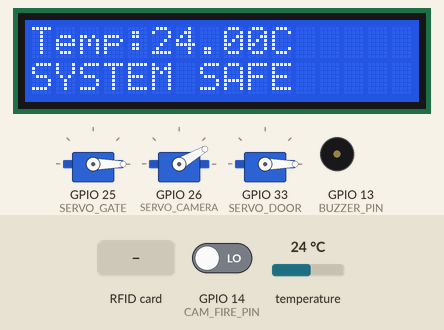
A sketch run on a simulated ESP32. Parts: 16×2 character LCD, 3 × servo, buzzer (waves = sounding, pin HIGH). Inputs (shaded band) come from the test bench; at power-on: temperature 24 °C, GPIO 14 (CAM_FIRE_PIN) LOW. WiFi joins after 1.5 s; servers stay silent unless stated; uploads are accepted with an empty reply; what the sketch prints to the serial monitor is not drawn.

Above: at 5.0 s.
5.1 s: RFID card 5E 7A 19 C4 held to the reader
At 7.1 s:
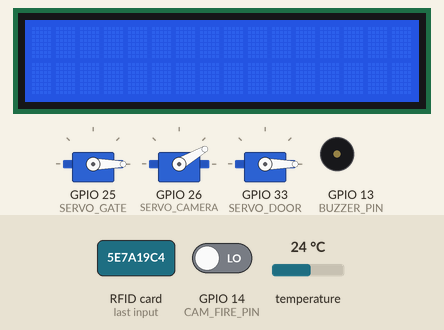
9.0 s: RFID card 63 16 93 28 held to the reader
At 10.7 s:
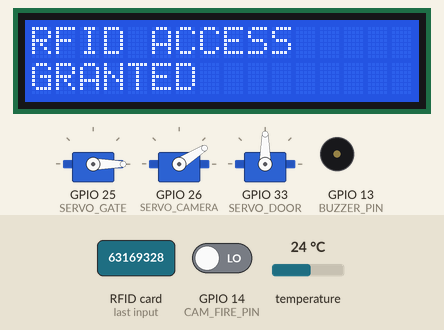
13.0 s: temperature set to 12 °C
At 15.1 s:
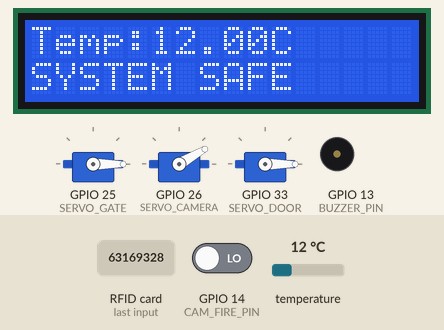
15.3 s: temperature set to 19 °C
At 17.0 s:
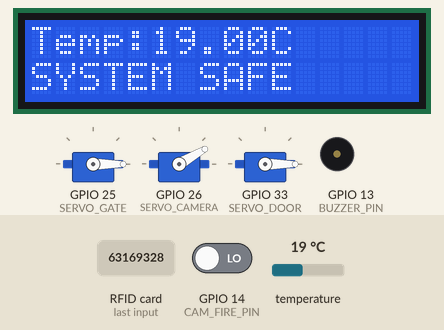
19.3 s: temperature set to 28 °C
At 21.6 s:
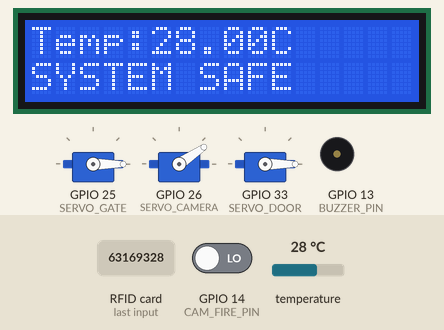
Timing chart, 0 to 23.6 s (numbered marks = the images above; inputs shaded):
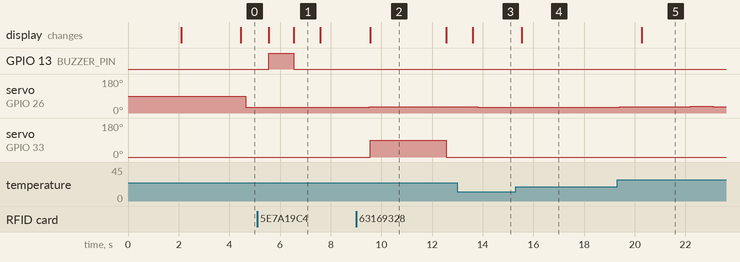

Measured:
- after the input at 5.1 s, GPIO 13 (BUZZER_PIN): LOW → HIGH after 0.45 s, → LOW 1.0 s later; servo on GPIO 26 (SERVO_CAMERA): 30° → 31° after 3.6 s; the display: first changes after 0.45 s (image 1 shows a later state)
- after the input at 9.0 s, servo on GPIO 26 (SERVO_CAMERA): goes on until 9.5 s, then stays 32°; servo on GPIO 33 (SERVO_DOOR): 0° → 90° after 0.55 s, → 0° 3.0 s later; the display: changes after 0.55 s (image 2)
- after the input at 13.0 s, the display: changes after 0.60 s (image 3)
- after the input at 15.3 s, the display: changes after 0.23 s (image 4)
- after the input at 19.3 s, the display: changes after 0.98 s (image 5)
- what the display in image 1 shows lasts 1.1 s, from 6.5 s to 7.6 s
- what the display in image 2 shows lasts 3.0 s, from 9.6 s to 12.6 s

The sketch:

ESP32_Master_HTTP.ino
```cpp
#include <WiFi.h>
#include <esp_now.h>
#include <esp_wifi.h>
#include <OneWire.h>
#include <DallasTemperature.h>
#include <ESP32Servo.h>
#include <MFRC522.h>
#include <SPI.h>
#include <Wire.h>
#include <LiquidCrystal_I2C.h>
#include <HTTPClient.h>
#include <ArduinoJson.h>

/* API CONFIGURATION */
const char* API_URL_SENSOR = "http://YOUR_SERVER_IP:5000/api/sensors/update";
const char* API_URL_RFID = "http://YOUR_SERVER_IP:5000/api/logs/rfid";

/* LCD */
LiquidCrystal_I2C lcd(0x27, 16, 2);

/* WIFI */
char ssid[] = "Smriky crush";
char pass[] = "niranjan222";

/* PINS */
#define TEMP_PIN 4
#define CAM_FIRE_PIN 14
#define SERVO_GATE 25
#define SERVO_CAMERA 26
#define SERVO_DOOR 33
#define RFID_SS 5
#define RFID_RST 27
#define BUZZER_PIN 13

/* OBJECTS */
Servo gateServo;
Servo camServo;
Servo doorServo;
OneWire oneWire(TEMP_PIN);
DallasTemperature sensors(&oneWire);
MFRC522 rfid(RFID_SS, RFID_RST);

/* DATA STRUCTURES */
typedef struct {
  int id;
  int gas;
  int flame;
} Data;

Data incoming;

typedef struct {
  int fire;
  int gas;
} Alert;

Alert alert;

/* WEARABLE MAC */
uint8_t wearable1[] = {0x1C, 0xDB, 0xD4, 0x3B, 0x28, 0x88};
uint8_t wearable2[] = {0x1C, 0xDB, 0xD4, 0x3B, 0x56, 0x64};

/* CAMERA SCAN */
int scanPos = 30;
int scanTarget = 150;
int SCAN_SPEED_DELAY = 20;
unsigned long lastScan = 0;
unsigned long lastScanMove = 0;

/* VARIABLES */
int slave1Gas = 0;
int slave2Gas = 0;
int slave1Flame = 0;
int slave2Flame = 0;

bool wifiConnected = false;
String allowedUID = "63 16 93 28";

unsigned long lastHttpTime = 0;
unsigned long timerDelay = 2000; // Send data every 2 seconds

/* RECEIVE DATA */
void onReceive(const esp_now_recv_info *info, const uint8_t *data, int len) {
  memcpy(&incoming, data, sizeof(incoming));
  if (incoming.id == 1) {
    slave1Gas = incoming.gas;
    slave1Flame = incoming.flame;
  }
  if (incoming.id == 2) {
    slave2Gas = incoming.gas;
    slave2Flame = incoming.flame;
  }
}

void setup() {
  Serial.begin(115200);

  lcd.init();
  lcd.backlight();
  lcd.setCursor(0, 0);
  lcd.print("Industrial Safe");
  lcd.setCursor(0, 1);
  lcd.print("System Booting");

  delay(2000);
  lcd.clear();

  pinMode(CAM_FIRE_PIN, INPUT);
  pinMode(BUZZER_PIN, OUTPUT);
  digitalWrite(BUZZER_PIN, LOW);

  gateServo.attach(SERVO_GATE);
  camServo.attach(SERVO_CAMERA);
  doorServo.attach(SERVO_DOOR);

  gateServo.write(0);
  doorServo.write(0);

  SPI.begin();
  rfid.PCD_Init();

  WiFi.mode(WIFI_STA);
  WiFi.begin(ssid, pass);
  Serial.print("Connecting WiFi");

  unsigned long wifiTimer = millis();
  while (WiFi.status() != WL_CONNECTED && millis() - wifiTimer < 10000) {
    delay(500);
    Serial.print(".");
  }

  if (WiFi.status() == WL_CONNECTED) {
    wifiConnected = true;
    Serial.println("\nWiFi Connected");
  } else {
    Serial.println("\nOffline Mode");
  }

  esp_wifi_set_channel(11, WIFI_SECOND_CHAN_NONE);

  if (esp_now_init() != ESP_OK) {
    Serial.println("ESP-NOW Init Failed");
    return;
  }

  esp_now_register_recv_cb(onReceive);

  esp_now_peer_info_t peer1 = {};
  memcpy(peer1.peer_addr, wearable1, 6);
  peer1.channel = 11;
  peer1.encrypt = false;
  esp_now_add_peer(&peer1);

  esp_now_peer_info_t peer2 = {};
  memcpy(peer2.peer_addr, wearable2, 6);
  peer2.channel = 11;
  peer2.encrypt = false;
  esp_now_add_peer(&peer2);

  sensors.begin();
}

void loop() {
  sensors.requestTemperatures();
  float temp = sensors.getTempCByIndex(0);

  int camFire = digitalRead(CAM_FIRE_PIN);
  int fireDetected = 0;
  int gasDetected = 0;

  if (slave1Gas == 1 || slave2Gas == 1) gasDetected = 1;
  if (camFire == 1 && slave1Flame == 1 && slave2Flame == 1) fireDetected = 1;

  int currentGate = 0;
  if (fireDetected || gasDetected) {
    gateServo.write(90);
    currentGate = 90;
    digitalWrite(BUZZER_PIN, HIGH);
  } else {
    gateServo.write(0);
    currentGate = 0;
    digitalWrite(BUZZER_PIN, LOW);
  }

  /* SEND ALERT TO WEARABLE */
  alert.fire = fireDetected;
  alert.gas = gasDetected;
  esp_now_send(wearable1, (uint8_t*)&alert, sizeof(alert));
  esp_now_send(wearable2, (uint8_t*)&alert, sizeof(alert));

  lcd.setCursor(0, 0);
  lcd.print("Temp:");
  lcd.print(temp);
  lcd.print("C   ");
  lcd.setCursor(0, 1);

  if (fireDetected) lcd.print("FIRE ALERT     ");
  else if (gasDetected) lcd.print("GAS ALERT      ");
  else lcd.print("SYSTEM SAFE    ");

  /* SEND DATA TO API */
  if (wifiConnected && (millis() - lastHttpTime > timerDelay)) {
    HTTPClient http;
    http.begin(API_URL_SENSOR);
    http.addHeader("Content-Type", "application/json");

    StaticJsonDocument<200> doc;
    doc["temperature"] = temp;
    doc["gas1"] = slave1Gas;
    doc["gas2"] = slave2Gas;
    doc["flame1"] = slave1Flame;
    doc["flame2"] = slave2Flame;
    doc["gate"] = currentGate;

    String requestBody;
    serializeJson(doc, requestBody);

    int httpResponseCode = http.POST(requestBody);
    if (httpResponseCode > 0) {
      Serial.print("HTTP Response code: ");
      Serial.println(httpResponseCode);
    } else {
      Serial.print("Error code: ");
      Serial.println(httpResponseCode);
    }
    http.end();
    lastHttpTime = millis();
  }

  cameraScan();
  checkRFID();
  delay(50);
}

void cameraScan() {
  if (millis() - lastScan > 4000) {
    lastScan = millis();
    scanTarget = (scanTarget == 30) ? 150 : 30;
  }
  if (millis() - lastScanMove > SCAN_SPEED_DELAY) {
    lastScanMove = millis();
    if (scanPos < scanTarget) scanPos++;
    else if (scanPos > scanTarget) scanPos--;
    camServo.write(scanPos);
  }
}

void checkRFID() {
  if (!rfid.PICC_IsNewCardPresent()) return;
  if (!rfid.PICC_ReadCardSerial()) return;

  String uid = "";
  for (byte i = 0; i < rfid.uid.size; i++) {
    if (rfid.uid.uidByte[i] < 0x10) uid += "0";
    uid += String(rfid.uid.uidByte[i], HEX);
    uid += " ";
  }
  uid.toUpperCase();
  uid.trim();

  String status = "Denied";
  if (uid == allowedUID) {
    status = "Authorized";
    lcd.clear();
    lcd.setCursor(0, 0);
    lcd.print("RFID ACCESS");
    lcd.setCursor(0, 1);
    lcd.print("GRANTED");
    doorServo.write(90);
    delay(3000);
    doorServo.write(0);
    lcd.clear();
  } else {
    lcd.clear();
    lcd.setCursor(0, 0);
    lcd.print("RFID ACCESS");
    lcd.setCursor(0, 1);
    lcd.print("DENIED");
    digitalWrite(BUZZER_PIN, HIGH);
    delay(1000);
    digitalWrite(BUZZER_PIN, LOW);
    lcd.clear();
  }

  /* SEND RFID LOG TO API */
  if (wifiConnected) {
    HTTPClient http;
    http.begin(API_URL_RFID);
    http.addHeader("Content-Type", "application/json");

    StaticJsonDocument<200> doc;
    doc["card_id"] = uid;
    doc["status"] = status;

    String requestBody;
    serializeJson(doc, requestBody);
    http.POST(requestBody);
    http.end();
  }

  rfid.PICC_HaltA();
}
```
